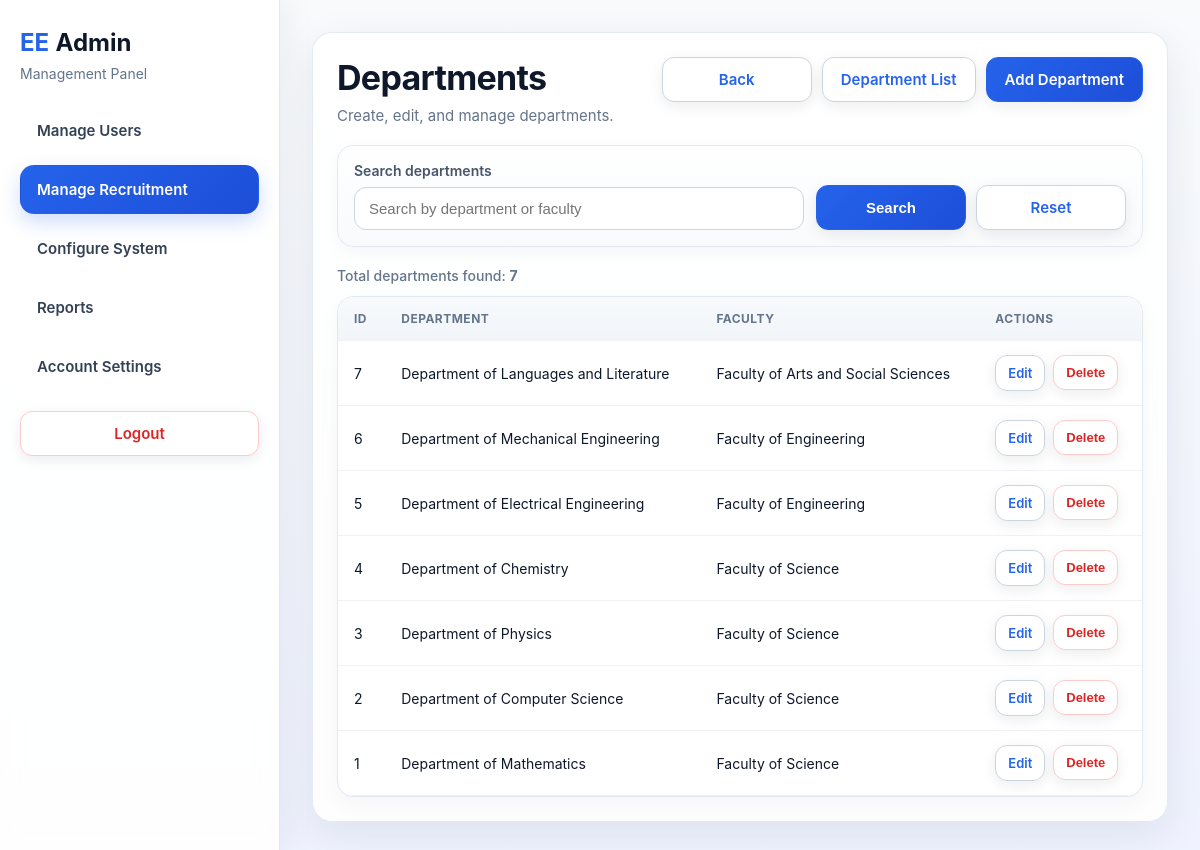
Screenshot of /modules/admin.php?page=departments (signed in) with the database file from the repository.
### tables this page shows
CREATE TABLE departments (
                             id            INT AUTO_INCREMENT PRIMARY KEY,
                             faculty_id    INT NOT NULL,
                             name          VARCHAR(100) NOT NULL,
                             FOREIGN KEY (faculty_id) REFERENCES faculties(id) ON DELETE CASCADE
);

CREATE TABLE faculties (
                           id            INT AUTO_INCREMENT PRIMARY KEY,
                           name          VARCHAR(100) NOT NULL UNIQUE
);

### includes/crud/departments_crud.php (called while the page is built, shortened)
<?php
function searchDepartments(PDO $pdo, string $search = ''): array
{
    $sql = "
        SELECT
            d.id,
            d.faculty_id,
            d.name,
            f.name AS faculty_name
        FROM departments d
        INNER JOIN faculties f ON d.faculty_id = f.id
    ";
    $params = [];
    $sql .= " ORDER BY d.id DESC";
    $stmt = $pdo->prepare($sql);
    $stmt->execute($params);
    return $stmt->fetchAll(PDO::FETCH_ASSOC);
}

### modules/admin/pages/departments.php (the view, shortened to what this page needs)
<?php
require_once __DIR__ . '/../../../includes/db.php';
require_once __DIR__ . '/../../../includes/crud/departments_crud.php';
$action = $_GET['action'] ?? 'list';
$editDepartment = null;
$search = trim($_GET['search'] ?? '');
$faculties = getAllFaculties($pdo);
$departments = searchDepartments($pdo, $search);
?>
<section class="page-card list-card">
    <div class="list-header">
        <div>
            <h1 class="page-title">Departments</h1>
            <p class="page-subtitle">Create, edit, and manage departments.</p>
        </div>
        <div class="list-actions">
            <a href="admin.php?page=recruitment" class="btn btn-secondary">Back</a>
            <a href="admin.php?page=departments" class="btn btn-secondary">Department List</a>
            <a href="admin.php?page=departments&action=create" class="btn btn-primary">Add Department</a>
        </div>
    </div>
    <?php if ($action === 'create' || ($action === 'edit' && $editDepartment)): ?>
        <section class="search-card">
            <form method="POST" action="admin.php?page=departments<?= $action === 'edit' ? '&action=edit&id=' . (int) $editDepartment['id'] : '&action=create' ?>" class="admin-form js-validate-form" novalidate>
                <?php if ($action === 'edit'): ?>
                    <input type="hidden" name="id" value="<?= (int) $editDepartment['id']; ?>">
                <?php endif; ?>
                <div class="form-group">
                    <label for="faculty_id">Faculty</label>
                    <select id="faculty_id" name="faculty_id" class="admin-select" required>
                        <option value="">Select faculty</option>
                        <?php
                        $selectedFaculty = $action === 'edit' ? ($editDepartment['faculty_id'] ?? '') : ($_POST['faculty_id'] ?? '');
                        foreach ($faculties as $faculty):
                            ?>
                            <option value="<?= (int) $faculty['id']; ?>" <?= (string) $selectedFaculty === (string) $faculty['id'] ? 'selected' : ''; ?>>
                                <?= htmlspecialchars($faculty['name']); ?>
                            </option>
                        <?php endforeach; ?>
                    </select>
                </div>
                <div class="form-group">
                    <label for="name">Department Name</label>
                    <input type="text" id="name" name="name" value="<?= htmlspecialchars($action === 'edit' ? ($editDepartment['name'] ?? '') : ($_POST['name'] ?? '')); ?>" required>
                </div>
                <div class="form-actions">
                    <button type="submit" name="<?= $action === 'edit' ? 'update_department' : 'create_department'; ?>" class="btn btn-primary">
                        <?= $action === 'edit' ? 'Update Department' : 'Create Department'; ?>
                    </button>
                    <a href="admin.php?page=departments" class="btn btn-secondary">Cancel</a>
                </div>
            </form>
        </section>
    <?php else: ?>
        <div class="search-card">
            <form method="GET" action="admin.php" class="search-form">
                <div class="search-group">
                    <label for="search">Search departments</label>
                    <input type="text" id="search" name="search" placeholder="Search by department or faculty" value="<?= htmlspecialchars($search); ?>">
                </div>
                <div class="list-actions">
                    <button type="submit" class="btn btn-primary">Search</button>
                    <a href="admin.php?page=departments" class="btn btn-secondary">Reset</a>
                </div>
            </form>
        </div>
        <div class="results-meta">
            Total departments found: <strong><?= count($departments); ?></strong>
        </div>
        <div class="table-card">
            <div class="table-wrapper">
                <table>
                    <thead>
                    <tr>
                        <th>ID</th>
                        <th>Department</th>
                        <th>Faculty</th>
                        <th>Actions</th>
                    </tr>
                    </thead>
                    <tbody>
                    <?php if (empty($departments)): ?>
                        <tr>
                            <td colspan="4" class="empty-state">No departments found.</td>
                        </tr>
                    <?php else: ?>
                        <?php foreach ($departments as $department): ?>
                            <tr>
                                <td><?= (int) $department['id']; ?></td>
                                <td><?= htmlspecialchars($department['name']); ?></td>
                                <td><?= htmlspecialchars($department['faculty_name']); ?></td>
                                <td>
                                    <div class="table-actions">
                                        <a href="admin.php?page=departments&action=edit&id=<?= (int) $department['id']; ?>" class="btn btn-secondary btn-sm-custom">Edit</a>
                                        <form method="POST" action="admin.php?page=departments" class="inline-form">
                                            <button type="button" class="btn btn-danger btn-sm-custom js-delete-button">Delete</button>
                                        </form>
                                    </div>
                                </td>
                            </tr>
                        <?php endforeach; ?>
                    <?php endif; ?>
                    </tbody>
                </table>
            </div>
        </div>
    <?php endif; ?>
</section>

### includes/admin_header.php (shortened to what this page needs)
<!DOCTYPE html>
<html lang="en">
<head>
    <link rel="stylesheet" href="../assets/css/style.css">
    <link rel="stylesheet" href="../assets/css/admin.css">
    <link rel="stylesheet" href="../assets/css/list.css">
    <link rel="stylesheet" href="../assets/css/dashboard.css">
</head>
<body>
<div class="admin-shell">

### includes/admin_sidebar.php
<aside class="sidebar">
    <div class="sidebar-top">
        <div class="sidebar-brand">
            <span>EE</span> <strong>Admin</strong>
        </div>
        <p class="sidebar-text">Management Panel</p>
    </div>
    <nav class="sidebar-nav">
        <a href="admin.php?page=users" class="<?= isActive('users', $currentPage); ?>">Manage Users</a>
        <a href="admin.php?page=recruitment" class="<?= in_array($currentPage, ['recruitment', 'faculties', 'departments', 'courses', 'periods', 'evaluator_assignments'], true) ? 'sidebar-link active' : 'sidebar-link'; ?>">Manage Recruitment</a>
        <a href="admin.php?page=system" class="<?= isActive('system', $currentPage); ?>">Configure System</a>
        <a href="admin.php?page=reports" class="<?= isActive('reports', $currentPage); ?>">Reports</a>
        <a href="admin.php?page=admin_dashboard" class="<?= ($currentPage === 'admin_dashboard') ? 'sidebar-link active' : 'sidebar-link'; ?>">Account Settings</a>
        <a href="../auth/logout.php" class="btn btn-danger sidebar-logout js-confirm-logout">Logout</a>
    </nav>
</aside>

### modules/admin.php (shortened to what this page needs)
<?php
$currentPage = $_GET['page'] ?? 'users';
function isActive($page, $currentPage)
{
    return $page === $currentPage ? 'sidebar-link active' : 'sidebar-link';
}
require_once '../includes/admin_header.php';
require_once '../includes/admin_sidebar.php';
?>
    <main class="admin-content">
        <?php require_once __DIR__ . '/admin/pages/' . $currentPage . '.php'; ?>
    </main>
<?php require_once '../includes/admin_footer.php'; ?>
<?php require_once '../includes/admin_footer.php'; ?>

### includes/admin_footer.php (shortened to what this page needs)
</div>
</body>
</html>

### assets/css/style.css (style rules this page uses)
* { margin: 0; padding: 0; box-sizing: border-box; }
body { font-family: "Inter", "Segoe UI", Arial, Helvetica, sans-serif; background: linear-gradient(180deg, #f8fafc 0%, #eef2ff 100%); color: #1f2937; min-height: 100vh; }
a { text-decoration: none; color: inherit; }
.page-card { background: rgba(255, 255, 255, 0.9); border: 1px solid rgba(226, 232, 240, 0.9); border-radius: 20px; box-shadow: 0 12px 40px rgba(15, 23, 42, 0.08); backdrop-filter: blur(10px); }
.page-title { font-size: 34px; font-weight: 700; color: #0f172a; margin-bottom: 8px; letter-spacing: -0.02em; }
.page-subtitle { color: #64748b; font-size: 15px; }
.btn { display: inline-flex; align-items: center; justify-content: center; min-width: 150px; padding: 12px 18px; border-radius: 12px; border: 1px solid transparent; font-size: 15px; font-weight: 600; cursor: pointer; transition: all 0.2s ease; box-shadow: 0 4px 14px rgba(15, 23, 42, 0.08); }
.btn-primary { background: linear-gradient(135deg, #2563eb 0%, #1d4ed8 100%); color: #ffffff; border-color: #2563eb; }
.btn-secondary { background-color: #ffffff; color: #2563eb; border-color: #cbd5e1; }
.btn-danger { background-color: #ffffff; color: #dc2626; border-color: #fecaca; }
.sidebar-nav .sidebar-logout { margin-top: 10px; width: 100%; }

### assets/css/admin.css (style rules this page uses)
.admin-shell { min-height: 100vh; display: flex; }
.sidebar { width: 280px; background: rgba(255, 255, 255, 0.92); border-right: 1px solid #e2e8f0; box-shadow: 8px 0 30px rgba(15, 23, 42, 0.05); padding: 28px 20px; display: flex; flex-direction: column; justify-content: space-between; backdrop-filter: blur(10px); }
.sidebar-top { margin-bottom: 24px; }
.sidebar-brand { font-size: 24px; font-weight: 500; color: #0f172a; margin-bottom: 8px; }
.sidebar-brand span { color: #2563eb; font-weight: 700; }
.sidebar-brand strong { font-weight: 700; color: #0f172a; }
.sidebar-text { font-size: 14px; color: #64748b; }
.sidebar-nav { display: flex; flex-direction: column; gap: 10px; flex: 1; }
.sidebar-link { display: block; padding: 14px 16px; border-radius: 14px; font-size: 15px; font-weight: 600; color: #334155; transition: all 0.2s ease; border: 1px solid transparent; }
.sidebar-link.active { background: linear-gradient(135deg, #2563eb 0%, #1d4ed8 100%); color: #ffffff; box-shadow: 0 8px 20px rgba(37, 99, 235, 0.22); }
.sidebar-logout { width: 100%; }
.admin-content { flex: 1; padding: 32px; }
.table-actions { display: flex; gap: 8px; flex-wrap: wrap; }
.inline-form { display: inline; }
.btn-sm-custom { min-width: auto; padding: 9px 12px; font-size: 13px; }

### assets/css/list.css (style rules this page uses)
.list-card { padding: 32px; }
.list-header { display: flex; justify-content: space-between; align-items: flex-start; gap: 20px; flex-wrap: wrap; margin-bottom: 24px; }
.list-actions { display: flex; gap: 12px; flex-wrap: wrap; }
.search-card { background: linear-gradient(180deg, #ffffff 0%, #f8fafc 100%); border: 1px solid #e2e8f0; border-radius: 18px; padding: 18px; margin-bottom: 24px; box-shadow: 0 6px 24px rgba(15, 23, 42, 0.05); }
.search-form { display: grid; grid-template-columns: 1fr auto; gap: 12px; align-items: end; }
.search-group label { display: block; margin-bottom: 8px; font-size: 14px; color: #475569; font-weight: 600; }
.search-group input { width: 100%; padding: 13px 14px; border: 1px solid #cbd5e1; border-radius: 12px; background: #ffffff; font-size: 15px; outline: none; transition: all 0.2s ease; color: #0f172a; }
.results-meta { margin-bottom: 14px; color: #64748b; font-size: 14px; font-weight: 500; }
.table-card { border: 1px solid #e2e8f0; border-radius: 18px; overflow: hidden; background: #ffffff; box-shadow: 0 8px 28px rgba(15, 23, 42, 0.05); }
.table-wrapper { overflow-x: auto; }
table { width: 100%; border-collapse: collapse; }
thead { background: linear-gradient(180deg, #f8fafc 0%, #f1f5f9 100%); }
th, td { text-align: left; padding: 16px 18px; border-bottom: 1px solid #eef2f7; font-size: 14px; }
th { font-size: 13px; text-transform: uppercase; letter-spacing: 0.04em; color: #64748b; font-weight: 700; }
td { color: #0f172a; }

### rows the page displays
departments: id "7", name "Department of Languages and Literature", faculty.name "Faculty of Arts and Social Sciences"
departments: id "6", name "Department of Mechanical Engineering", faculty.name "Faculty of Engineering"
departments: id "5", name "Department of Electrical Engineering", faculty.name "Faculty of Engineering"
departments: id "4", name "Department of Chemistry", faculty.name "Faculty of Science"
departments: id "3", name "Department of Physics", faculty.name "Faculty of Science"
departments: id "2", name "Department of Computer Science", faculty.name "Faculty of Science"
departments: id "1", name "Department of Mathematics", faculty.name "Faculty of Science"

### other values shown
count($departments) "7"
